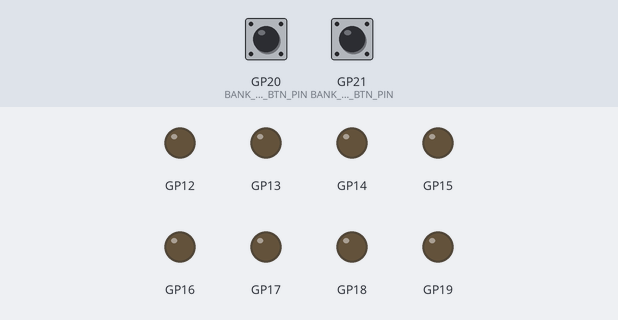
This program was run on a simulated Raspberry Pi Pico. Shown: output pins drawn as LEDs (lit = HIGH). The test bench sets the inputs (shaded band); at power-on: GP20 (BANK_DWN_BTN_PIN) HIGH, GP21 (BANK_UP_BTN_PIN) HIGH.

Above: at 1.7 s.
1.8 s: GP20 (BANK_DWN_BTN_PIN) pulled LOW for 0.35 s
At 2.6 s:
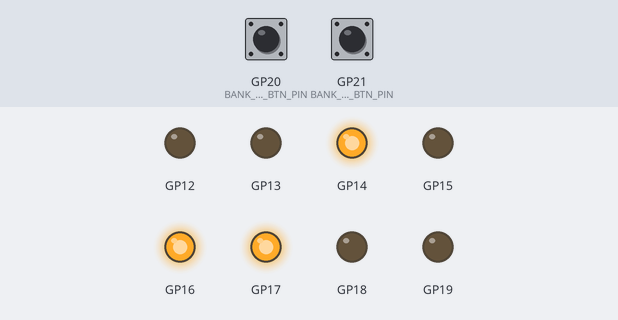
3.6 s: GP20 (BANK_DWN_BTN_PIN) pulled LOW for 1 s
At 4.6 s:
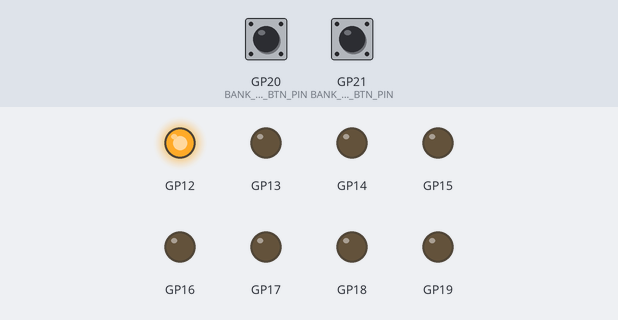
6.1 s: GP20 (BANK_DWN_BTN_PIN) pulled LOW for 0.35 s
At 7.0 s:
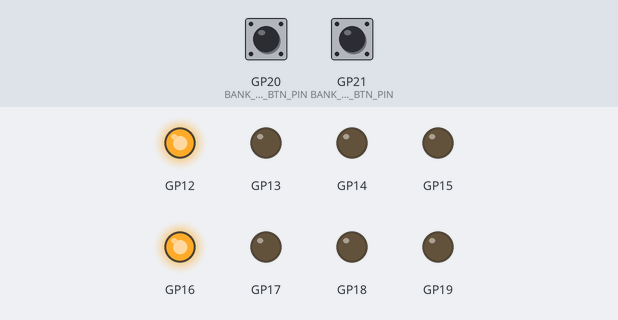
7.9 s: GP20 (BANK_DWN_BTN_PIN) pulled LOW for 3.2 s
At 9.0 s:
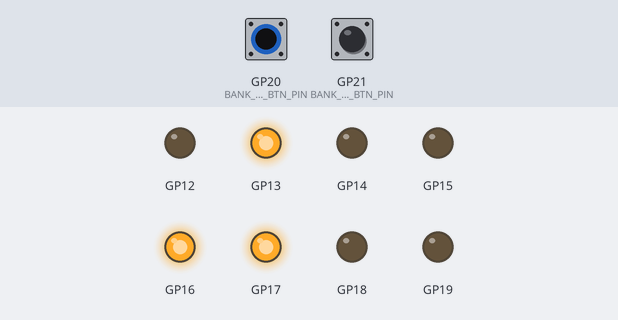
12.6 s: GP20 (BANK_DWN_BTN_PIN) pulled LOW for 0.35 s
At 13.2 s:
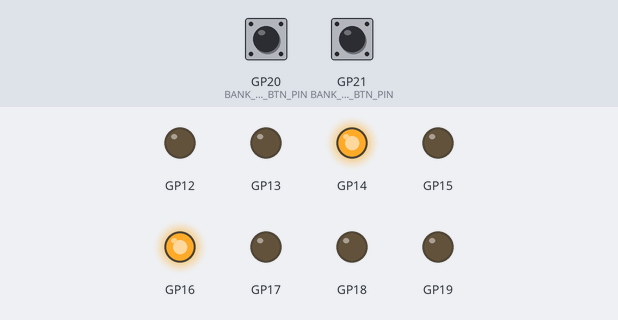
14.4 s: GP20 (BANK_DWN_BTN_PIN) pulled LOW for 1 s
At 15.2 s:
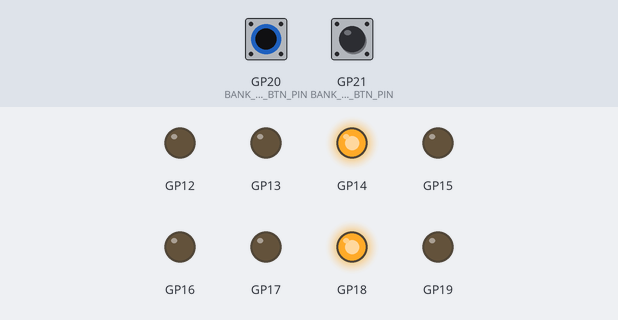
Timing chart, 0 to 17.4 s (numbered marks = the images above; inputs shaded):
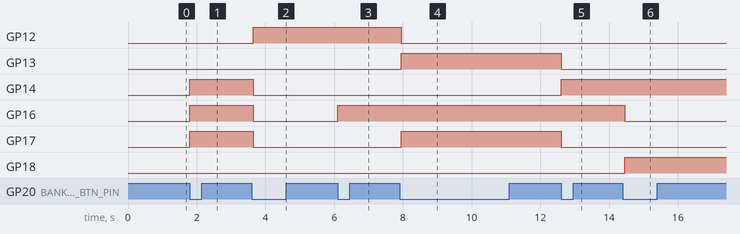

The program:

main.cpp
```cpp
#include <Arduino.h>
#include "SingleSegment.h"

#ifdef __ATTINY_MCU__
 #define SEGMENT_A_PIN 5
 #define SEGMENT_B_PIN 4
 #define SEGMENT_C_PIN 2
 #define SEGMENT_D_PIN 1
 #define SEGMENT_E_PIN 0
 #define SEGMENT_F_PIN 5
 #define SEGMENT_G_PIN 7
 #define SEGMENT_DP_PIN 3

 #define BANK_DWN_BTN_PIN 5
 #define BANK_UP_BTN_PIN 6
#else
 #define SEGMENT_A_PIN 13
 #define SEGMENT_B_PIN 12
 #define SEGMENT_C_PIN 18
 #define SEGMENT_D_PIN 17
 #define SEGMENT_E_PIN 16
 #define SEGMENT_F_PIN 14
 #define SEGMENT_G_PIN 15
 #define SEGMENT_DP_PIN 19

 #define BANK_DWN_BTN_PIN 20
 #define BANK_UP_BTN_PIN 21
#endif

#define BTN_DEBOUNCE_MS 300
#ifndef MAX_BANK_NUM
 #define MAX_BANK_NUM 7
#endif

uint32_t prev_millis_btn = 0;
int8_t current_bank = 0;

const int segment_pins[] = {
 SEGMENT_A_PIN,
 SEGMENT_B_PIN,
 SEGMENT_C_PIN,
 SEGMENT_D_PIN,
 SEGMENT_E_PIN,
 SEGMENT_F_PIN,
 SEGMENT_G_PIN,
};

SevenSegment digit(segment_pins, SEGMENT_DP_PIN, false);

void setup()
{
    pinMode(BANK_UP_BTN_PIN, INPUT_PULLUP);
    pinMode(BANK_DWN_BTN_PIN, INPUT_PULLUP);

    // show initial bank number
    digit.set_digit(current_bank);
    digit.set_decimal(true);
}

void loop()
{
    if(millis() - prev_millis_btn >= BTN_DEBOUNCE_MS)
    {
        if(!digitalRead(BANK_UP_BTN_PIN))
        {
            current_bank++;
            if(current_bank > MAX_BANK_NUM) { current_bank = 0; }
            digit.set_digit(current_bank);
            while(!digitalRead(BANK_UP_BTN_PIN)) { delay(1); }
        }
        if(!digitalRead(BANK_DWN_BTN_PIN))
        {
            current_bank--;
            if(current_bank < 0) { current_bank = MAX_BANK_NUM; }
            digit.set_digit(current_bank);
            while(!digitalRead(BANK_DWN_BTN_PIN)) { delay(1); }
        }
        prev_millis_btn = millis();
    }
}
```

SingleSegment.cpp
```cpp
#include "SingleSegment.h"

SevenSegment::SevenSegment(const int pins[], int dp_pin)
{
    _pins = pins;
    _dp_pin = dp_pin;

    for(uint8_t i=0; i<7; i++)
    {
        pinMode(_pins[i], OUTPUT);
        digitalWrite(_pins[i], LOW);
    }

    pinMode(_dp_pin, OUTPUT);
    digitalWrite(_dp_pin, LOW);
}

SevenSegment::SevenSegment(const int pins[], int dp_pin, bool common_cathode)
{
    _pins = pins;
    _dp_pin = dp_pin;
    _common_cathode = common_cathode;

    for(uint8_t i=0; i<7; i++)
    {
        pinMode(_pins[i], OUTPUT);
        if(common_cathode)
        { digitalWrite(_pins[i], LOW); }
        else
        { digitalWrite(_pins[i], HIGH); }
    }
    pinMode(_dp_pin, OUTPUT);
    digitalWrite(_dp_pin, LOW);
    if(common_cathode)
    {
        digitalWrite(_dp_pin, LOW);
    }
    else
    {
        digitalWrite(_dp_pin, HIGH);
    }
}

uint8_t SevenSegment::get_digit(void)
{
    return _current_digit;
}

void SevenSegment::set_digit(uint8_t digit)
{
    uint8_t pattern;
    if(digit > 0xf)
    {return;}
    _current_digit = digit;

    pattern = _digit_patterns[digit];

    // Set segments (including decimal point if needed)
    for (int i = 0; i < 7; i++) {
        if(_common_cathode)
        {
            digitalWrite(_pins[i], (pattern >> i) & 0x01);
        } else
        {
            digitalWrite(_pins[i], !( (pattern >> i) & 0x01) );
        }
    }
}

void SevenSegment::set_decimal(bool state)
{
    digitalWrite(_dp_pin, state);
}
```

SingleSegment.h
```cpp
#ifndef __SINGLE_SEGMENT_H_
#define __SINGLE_SEGMENT_H_

#include <Arduino.h>

class SevenSegment {
public:
    /* Initialize class with array of pins for segments and single pin for decimal point
     * assumes common cathode configuration
     */
    SevenSegment(const int pins[], int dp_pin);
    /* Initialize class with array of pins for segments and single pin for decimal point
     * set common_cathode to false for common anode configuration
     */
    SevenSegment(const int pins[], int dp_pin, bool common_cathode);

    uint8_t get_digit(void);

    void set_digit(uint8_t digit);
    void set_decimal(bool state);

private:
    bool _common_cathode = true;
    const int *_pins = {};
    int _dp_pin;

    uint8_t _current_digit = 0xff;

    // Segment patterns
    const uint8_t _digit_patterns[16] = {
        0b00111111, // 0
        0b00000110, // 1
        0b01011011, // 2
        0b01001111, // 3
        0b01100110, // 4
        0b01101101, // 5
        0b01111101, // 6
        0b00000111, // 7
        0b01111111, // 8
        0b01101111, // 9
        0b01110111, // A
        0b01111100, // B
        0b00111001, // C
        0b01011110, // D
        0b01111001, // E
        0b01110001  // F
    };
};

#endif
```

Measured:
- after the input at 1.8 s, GP14, GP16, GP17: LOW → HIGH at once
- after the input at 3.6 s, GP12: LOW → HIGH after 0.05 s; GP14, GP16, GP17: HIGH → LOW after 0.05 s
- after the input at 6.1 s, GP16: LOW → HIGH at once
- after the input at 7.9 s, GP12: HIGH → LOW after 0.05 s; GP13, GP17: LOW → HIGH after 0.05 s
- after the input at 12.6 s, GP13, GP17: HIGH → LOW at once; GP14: LOW → HIGH at once
- after the input at 14.4 s, GP16: HIGH → LOW after 0.05 s; GP18: LOW → HIGH after 0.05 s
